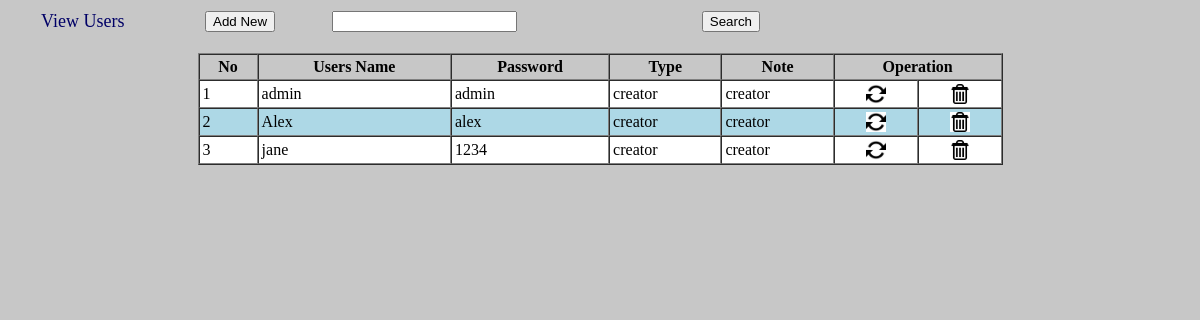
/View_Users.php, run on the app's committed database.
### tables this page shows
CREATE TABLE IF NOT EXISTS `users_tbl` (
  `u_id` int(10) UNSIGNED NOT NULL AUTO_INCREMENT,
  `username` varchar(50) NOT NULL,
  `password` varchar(30) NOT NULL,
  `type` char(10) NOT NULL,
  `note` varchar(100) NOT NULL,
  `role` enum('teacher','admin') NOT NULL DEFAULT 'teacher',
  PRIMARY KEY (`u_id`)
);

### View_Users.php (the view, shortened to what this page needs)
<!DOCTYPE html PUBLIC "-//W3C//DTD XHTML 1.0 Transitional//EN" "http://www.w3.org/TR/xhtml1/DTD/xhtml1-transitional.dtd">
<html xmlns="http://www.w3.org/1999/xhtml">
<head>
<link rel="stylesheet" type="text/css" href="css2/style_view.css" />
</head>
<body>
<div id="style_div" >
<form method="post">
<table width="755">
	<tr>
    	<td width="190px" style="font-size:18px; color:#006; text-indent:30px;">View Users</td>
        <td><a href="?tag=susers_entry"><input type="button" title="Add new student" name="butAdd" value="Add New" id="button-search" /></a></td>
        <td><input type="text" name="searchtxt" title="Enter name for search " class="search" autocomplete="off"/></td>
        <td style="float:right"><input type="submit" name="btnsearch" value="Search" id="button-search" title="Search Users" /></td>
    </tr>
</table>
</form>
</div>
<br />
<div id="content-input">
	<form method="post">
    <table border="1" width="805px" align="center" cellpadding="3" class="mytable" cellspacing="0">
        <tr>
            <th style="text-align: center;">No</th>
            <th style="text-align: center;">Users Name</th>
            <th style="text-align: center;">Password</th>
            <th style="text-align: center;">Type</th>
            <th style="text-align: center;">Note</th>
            <th style="text-align: center;"colspan="2">Operation</th>
        </tr>
         <?php
		 $key="";
	if($key !="")
		$sql_sel=mysql_query("SElECT * FROM users_tbl WHERE username  like '%$key%' ");
	else
        $sql_sel=mysql_query("SELECT * FROM users_tbl");
    $i=0;
    while($row=mysql_fetch_array($sql_sel)){
    $i++;
    $color=($i%2==0)?"lightblue":"white";
    ?>
      <tr bgcolor="<?php echo $color?>">
            <td><?php echo $i;?></td>
            <td><?php echo $row['username'];?></td>
            <td><?php echo $row['password'];?></td>
            <td><?php echo $row['type'];?></td>
            <td><?php echo $row['note'];?></td>
            <td align="center"><a href="?tag=susers_entry&opr=upd&rs_id=<?php echo $row['u_id'];?>" title="Upate"><img style="-webkit-box-shadow: 0px 0px 0px 0px rgba(50, 50, 50, 0.75);-moz-box-shadow:    0px 0px 0px 0px rgba(50, 50, 50, 0.75);box-shadow:         0px 0px 0px 0px rgba(50, 50, 50, 0.75);" src="picture/update.png" height="20" alt="Update" /></a></td>
            <td align="center"><a href="?tag=view_users&opr=del&rs_id=<?php echo $row['u_id'];?>" title="Delete"><img style="-webkit-box-shadow: 0px 0px 0px 0px rgba(50, 50, 50, 0.75);-moz-box-shadow:    0px 0px 0px 0px rgba(50, 50, 50, 0.75);box-shadow:         0px 0px 0px 0px rgba(50, 50, 50, 0.75);" src="picture/delete.jpg" height="20" alt="Delete" /></a></td>
        </tr>
    <?php
    }
    ?>
     </table>
   </form>
</div>
</body>
</html>

### css2/style_view.css (style rules this page uses)
body { background-color: #c7c7c7; }

### data on the page
users_tbl: username "admin", password "admin", type "creator", note "creator"
users_tbl: username "Alex", password "alex", type "creator", note "creator"
users_tbl: username "jane", password "1234", type "creator", note "creator"
